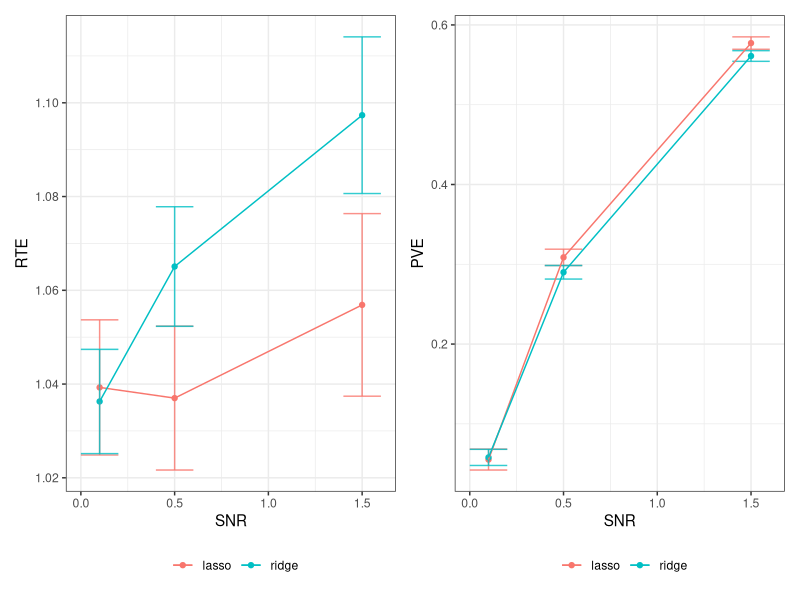
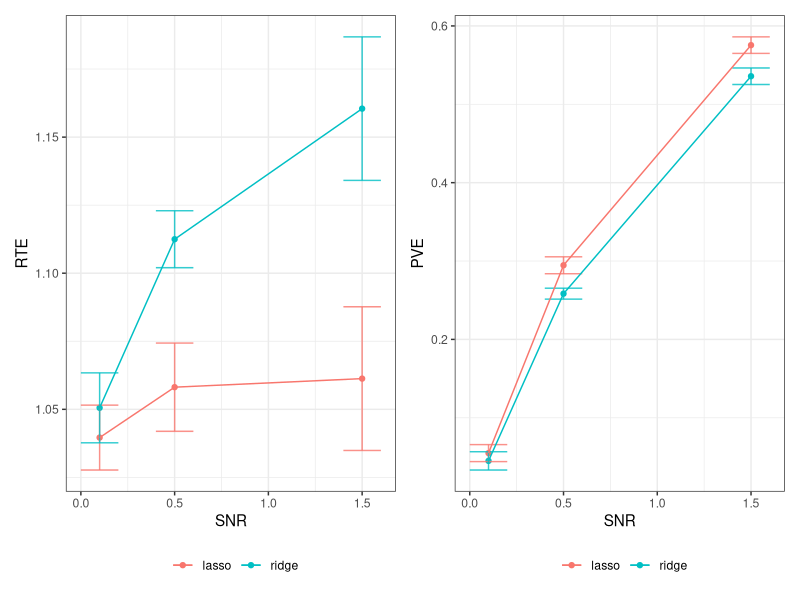

The R source for these figures, in order:
## ---- chunk 1
#| results: 'hide'
#| message: false
#| warning: false

library(MASS) 
library(tidyverse) 
library(patchwork) 
library(glmnet)  
## ---- chunk 2
#' Simulate data
#'
#' @param n Number of observations
#' @param p Number of variables
#' @param s Sparsity level (number of nonzero coefficients)
#' @param snr Signal-to-noise ratio
#' @param rho Predictor correlation level
#' @return List containing simulated covariate matrix `X`, 
#' outcome vector `y`, true coefficient vector `beta`, 
#' covariate matrix `Sigma`, and variance of y `sigma`
simulate_data <- function(n, p, s, snr, rho) {
  
  # Generate covariance matrix
  cov_mat = matrix(0, nrow = p, ncol = p)
  for (row in 1:p) {
    for (col in 1:p) {
      cov_mat[row, col] = rho^(abs(row-col))
    }
  }
  
  # Generate X 
  x <- mvrnorm(n=n, mu=rep(0,p), Sigma = cov_mat)

  # Generate beta values 
  b <- rep(0, p)
  b[1:s] <- 1
 
  # find values
  mu <- x %*% b
  intercept <- -mean(mu)
  
  # Calculate variance
  var <- as.numeric((t(b) %*% cov_mat %*% b)/snr)

  # Generate y values
  y <- mvrnorm(mu = mu, Sigma = var*diag(n))
  
  return(list(X = x, y = y, beta = b, Sigma = cov_mat, sigma = var))
}
## ---- chunk 3
#' Return model metrics
#'
#' @param coef_est Vector with estimated coefficients 
#' @param test_data Withheld test set (`simulate_data()` output)
#' @return Vector with relative test error (RTE) and proportion 
#' of variance explained (PVE). 
get_metrics <- function(coef_est, test_data) {
  
  # Extract out values needed
  coef_true <- test_data$beta
  Sigma <- test_data$Sigma
  var_y <- test_data$sigma

  # Calculate relative test error
  RTE <- (t(coef_est - coef_true) %*% Sigma %*% 
            (coef_est - coef_true) + var_y) / 
            var_y
    
  # Calculate PVE
  # Proportion of variance explained
  PVE <- 1 - (t(coef_est - coef_true) %*% Sigma %*%
                (coef_est - coef_true) + var_y) / 
    (var_y + t(coef_true %*% Sigma %*% coef_true))

  
  return(c(RTE = RTE, PVE = PVE))
}
## ---- chunk 4
#' Model selection simulation
#'
#' @param params named vector containing all parameters needed for 
#' data generation (rho, snr, n, p, s)
#' @param seed (optional) random seed to set before setting folds, 
#' by default not used
#' @return Vector with parameter values, results
model_selection <- function(params, seed = NULL) {
  
  # Extract out parameters
  n <- params['n']
  p <- params['p']
  s <- params['s']
  snr <- params['snr']
  rho <- params['rho']

  # Generate training and test data
  train <- simulate_data(n, p, s, snr, rho)
  test <- simulate_data(n, p, s, snr, rho)
  
  # Set folds, if needed
  if (!is.null(seed)){
    set.seed(seed)
  }
  k <- 5
  folds <- sample(1:k, nrow(train$X), replace=TRUE)
  
  # Lasso model
  start_lasso <- Sys.time()
  lasso_cv <- cv.glmnet(train$X, train$y, nfolds = k, foldid = folds, 
                           alpha = 1, family = "gaussian", 
                        intercept=FALSE) 
  lasso_mod <- glmnet(train$X, train$y, lambda = lasso_cv$lambda.min,
                      alpha = 1, family = "gaussian", intercept=FALSE)
  end_lasso <- Sys.time()
  
  # Get lasso results
  lasso_time <- as.numeric(difftime(end_lasso, start_lasso, 
                                    units = "secs"))
  lasso_results <- c(lasso_time, 
                     get_metrics(coef(lasso_mod)[-1], test))
  names(lasso_results) <- c("lasso_sec", "lasso_RTE", "lasso_PVE")
  
  # Ridge model 
  start_ridge <- Sys.time()
  ridge_cv <- cv.glmnet(train$X, train$y, nfolds = k, foldid = folds, 
                        alpha = 0, family = "gaussian", 
                        intercept=FALSE)
  ridge_mod <- glmnet(train$X, train$y, lambda = ridge_cv$lambda.min,
                      alpha = 0, family = "gaussian", intercept=FALSE)
  end_ridge <- Sys.time()
  
  # Get ridge results
  ridge_time <- as.numeric(difftime(end_ridge, start_ridge, 
                                    units = "secs"))
  ridge_results <- c(ridge_time, 
                     get_metrics(coef(ridge_mod)[-1], test))
  names(ridge_results) <- c("ridge_sec", "ridge_RTE", "ridge_PVE")
  
  # Full results
  res <- c(n, p, s, snr, rho, lasso_results, ridge_results)
  
  return(res)
}
## ---- chunk 5
# Set up parameter grid
rho_grid <- c(0.35)
snr_grid <- c(0.1, 0.5, 1.5)
n_grid <- c(500)
p_grid <- c(50, 100)
s_grid = c(10)
iter_grid <- 1:5
param_grid <- expand.grid(rho = rho_grid, snr = snr_grid, n = n_grid,
                          p = p_grid, s = s_grid, iter = iter_grid)

# convert to numeric
param_grid <- as.matrix(param_grid)
head(param_grid)
## ---- chunk 6
# Run experiments
results <- apply(param_grid, 1, model_selection) %>% t() 

# Convert to long data frame
results <- as.data.frame(results) %>% 
  pivot_longer(cols = starts_with(c("lasso", "ridge")),
               names_to = c("method", ".value"), names_sep="_")
## ---- chunk 7
avg_time <- results %>%
  group_by(method, n, p) %>%
  summarize(avg_seconds = round(mean(sec),3)) %>%
  ungroup()
avg_time
## ---- chunk 8
#' Generate RTE and PVE plots for a given set of parameters
#'
#' @param results Data frame with simulation results  
#' @param n_input Number of observations
#' @param p_input Number of variables
#' @param s_input Sparsity level
#' @return ggplot object
generate_plot <- function(results, n_input, p_input, s_input) {
 
  setting <- results %>%
    filter(n == n_input, p == p_input, s == s_input) %>%
    group_by(method, snr) %>%
    summarize(mean_RTE = mean(RTE, na.rm = TRUE), 
              sd_RTE = sd(RTE, na.rm = TRUE),
              mean_PVE = mean(PVE, na.rm = TRUE), 
              sd_PVE = sd(PVE, na.rm = TRUE))

  rte_plot <- ggplot(setting) + 
    geom_point(aes(x = snr, y = mean_RTE, color = method)) + 
    geom_errorbar(aes(x = snr, ymin = mean_RTE - sd_RTE, 
                      ymax = mean_RTE + sd_RTE, color = method),
                  alpha = 0.8, width = 0.2) + 
    geom_line(aes(x = snr, y = mean_RTE, color = method)) + 
    theme_bw() + 
    theme(legend.position = "bottom") + 
    labs(x = "SNR", y = "RTE", color = "")
  
  
  pve_plot <- ggplot(setting) + 
    geom_point(aes(x = snr, y = mean_PVE, color = method)) + 
    geom_errorbar(aes(x = snr, ymin = mean_PVE - sd_PVE, 
                      ymax = mean_PVE + sd_PVE, color = method),
                  alpha = 0.8, width = 0.2) + 
    geom_line(aes(x = snr, y = mean_PVE, color = method)) + 
    theme_bw() + 
    theme(legend.position = "bottom") + 
    labs(x = "SNR", y = "PVE", color = "")

  full_plot <- rte_plot + pve_plot 
  
  return(full_plot)
}
generate_plot(results, 500, 50, 10)
## ---- chunk 9
generate_plot(results, 500, 100, 10)
